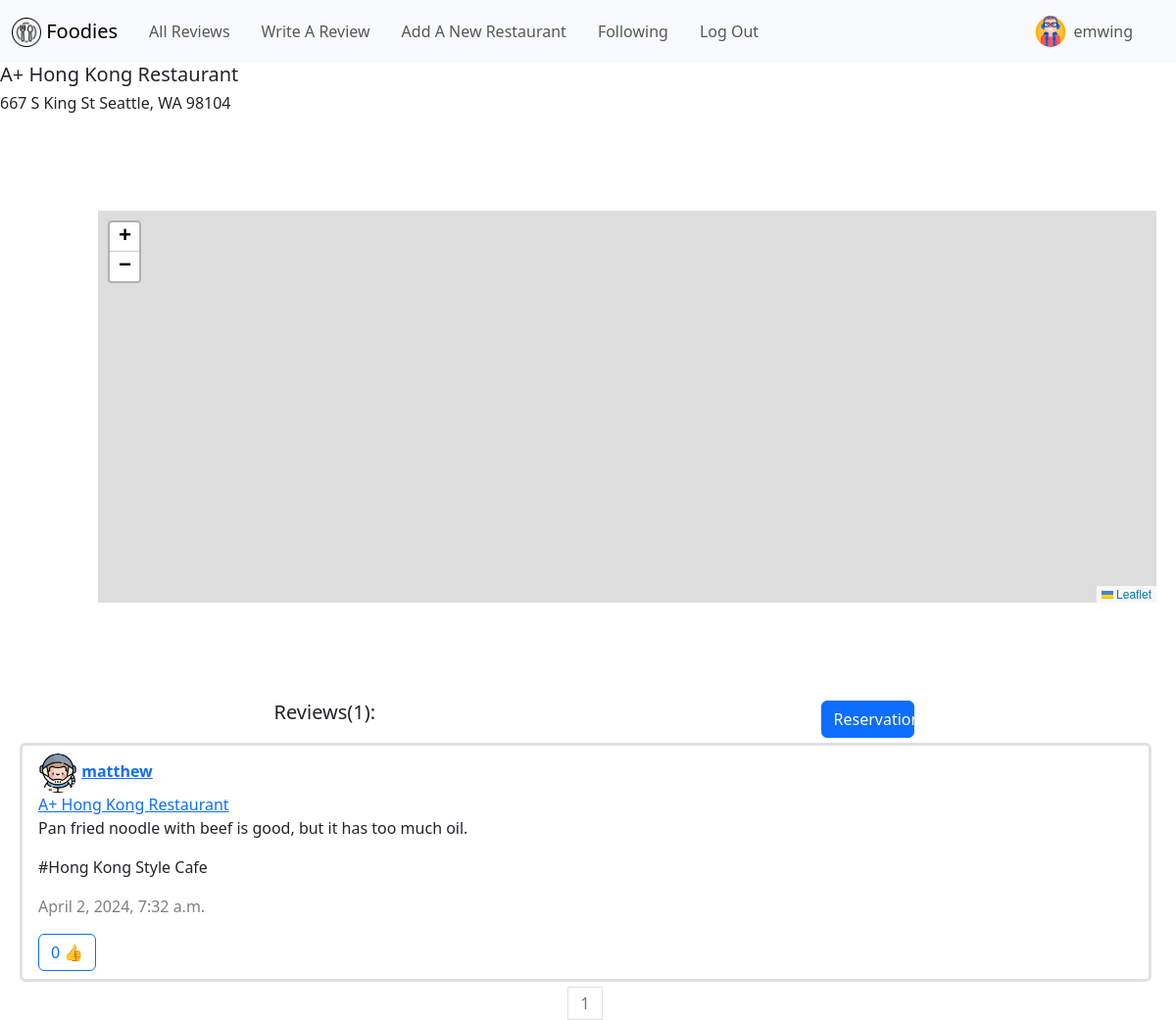
The page /restaurantProfile/20 (signed in) on the database its author committed.
### restaurant/models.py (models this page shows, shortened)
class User(AbstractUser):
    pass

class Profile(models.Model):
    user = models.OneToOneField(User, primary_key=True, on_delete=models.CASCADE)
    name = models.CharField(max_length=200, null=True)
    phone = models.CharField(max_length=200, null=True, blank=True)
    profile_pic = models.ImageField(default="profile.png")
    date_created = models.DateTimeField(auto_now_add=True, null=True)

class Restaurant(models.Model):
    category = models.ForeignKey(Category, on_delete=models.CASCADE, blank=True, null=True, related_name="category")
    name = models.CharField(max_length=200, blank=False)
    address = models.CharField(max_length=200, blank=False)
    owner = models.ForeignKey(User, on_delete=models.CASCADE, blank=True, null=True, related_name="owner")

class Post(models.Model):
    user = models.ForeignKey(User, on_delete=models.CASCADE, related_name="user")
    restaurant = models.ForeignKey(Restaurant, on_delete=models.CASCADE, related_name="restaurant")
    content = models.CharField(max_length=1000)
    timestamp = models.DateTimeField(auto_now_add=True)
    like = models.ManyToManyField(User, blank=True, related_name="likes")

class Category(models.Model):
    categoryType = models.CharField(max_length=64)

### restaurant/views.py (the view)
# urls.py: path("restaurantProfile/<int:restaurant_id>", views.restaurantProfile, name="restaurantProfile"),
@csrf_exempt
@login_required
def restaurantProfile(request, restaurant_id):
    posts = Post.objects.filter(restaurant=restaurant_id).order_by("id").reverse()
    p = Paginator(posts, 10)
    print(p.page_range)
    page_number = request.GET.get('page')
    if page_number == None:
        current_page = 1
    else:
        current_page = int(page_number)
    try:
        page_obj = p.get_page(page_number)
    except PageNotAnInteger:
        page_obj = p.page(1)
    except EmptyPage:
        page_obj = p.page(p.num_pages)
    restaurant = Restaurant.objects.get(pk=restaurant_id)
    geolocator = Nominatim(user_agent="restaurant")
    restaurant_address = geolocator.geocode(restaurant.address, timeout=200)
    return render(request, "restaurant/restaurantprofile.html", {
        "posts": posts,
        "page_obj": page_obj,
        "restaurant": restaurant,
        "current_page": current_page,
        "restaurant_address":restaurant_address,
    })

### restaurant/templates/restaurant/restaurantprofile.html (shortened to what this page needs)
{% extends "restaurant/layout.html" %}
{% load static %}
{% block body %}
    <div>
        <h5> {{ restaurant.name }} </h5>
        <h6> {{ restaurant.address }}</h6>
    </div>
    <div id="map-container">
        <div class="map" id="map"></div>
    </div>
    <div class="container">
        <div class="row d-flex justify-content-center">
            <h5 class="col-6">Reviews({{ posts.count }}):</h4>
            <a class="btn btn-primary col-1" role="button" href="{% url 'event_new' restaurant.id %}"> Reservation</a>
        </div>
    </div>
    <div id="posts-detail-view">
        <ul class="list-group">
            {% for post in page_obj.object_list %}
                <li class="list-group-item border-3" data-id="{{ post.id }}">
                    <img class"profile-pic" id="profile-pic" src="{{ post.user.profile.profile_pic.url }}"/>
                    <a href="{% url 'profile' post.user.id %}"><strong> {{ post.user }}</strong></a>
                    <br>
                    <a href="{% url 'restaurantProfile' post.restaurant.id %}"> {{post.restaurant.name }}</a>
                    <p id="post-text"> {{ post.content }} </p>
                    <p id="category"> #{{ post.restaurant.category.categoryType }}</p>
                    <p id="post-timestamp"> {{ post.timestamp }} </p>
                    {% if user in post.like.all %}
                        <button type="button" class="btn btn-outline-danger" id="like"> <span id="number"> {{ post.like.all.count }} </span> &#128077;</button>
                    {% else %}
                        <button type="button" class="btn btn-outline-primary" id="like"> <span id="number"> {{ post.like.all.count }} </span> &#128077;</button>
                    {% endif %}
                </li>
            {% endfor %}
        </ul>
    </div>
    <nav aria-label="Page navigation">
        <ul class="pagination d-flex justify-content-center">
            {% for page_number in page_obj.paginator.page_range %}
                {% if current_page == page_number %}
                    <li class="page-item disabled">
                        <a class="page-link" tabindex="-1" aria-disabled="true" href="?page={{page_number}}">{{page_number}}</a>
                    </li>
                {% else %}
                    <li class="page-item">
                        <a class="page-link" href="?page={{page_number}}">{{page_number}}</a>
                    </li>
                {% endif %}
            {% endfor %}
        </ul>
    </nav>
{% endblock %}

### restaurant/templates/restaurant/layout.html (shortened to what this page needs)
{% load static %}
<!DOCTYPE html>
<html lang="en">
    <head>
        <link href="{% static 'restaurant/styles.css' %}" rel="stylesheet">
        <link rel="stylesheet" href="https://stackpath.bootstrapcdn.com/bootstrap/4.4.1/css/bootstrap.min.css">
        <link href="https://cdn.jsdelivr.net/npm/bootstrap@5.3.3/dist/css/bootstrap.min.css" rel="stylesheet">
        <link rel="stylesheet" href="https://use.fontawesome.com/releases/v5.0.10/css/all.css">
        <link rel="stylesheet" href="https://unpkg.com/leaflet@1.9.4/dist/leaflet.css" />
        <link rel="stylesheet" href="https://unpkg.com/leaflet@1.2.0/dist/leaflet.css" />
        <link rel="stylesheet" href="https://unpkg.com/leaflet-routing-machine@latest/dist/leaflet-routing-machine.css" />
        <link rel="stylesheet" href="https://unpkg.com/leaflet-control-geocoder/dist/Control.Geocoder.css" />
    </head>
    <body>
        <body class="vh-100">
            <nav class="navbar navbar-expand-lg bg-light bg-body-tertiary">
                    <div class="container-fluid">
                        <a class="navbar-brand fs-5" href="{% url 'index' %}">
                            <img src="{% static "images/favicon.png" %}" alt="logo" width="30" height="30" class="d-inline-block align-text-top">
                            Foodies
                        </a>
                        <div class="sidebar offcanvas offcanvas-start" tabindex="-1" id="offcanvasNavbar" aria-labelledby="offcanvasNavbarLabel">
                            <div class="offcanvas-body">
                                <ul class="navbar-nav justify-content-start flex-grow-1 pe-3">
                                    {% if user.is_authenticated %}
                                        <li class="nav-item mx-2">
                                            <a class="nav-link" href="{% url 'index' %}">All Reviews</a>
                                        </li>
                                        <li class="nav-item mx-2">
                                            <a class="nav-link" href="{% url 'createReview' %}">Write A Review</a>
                                        </li>
                                        <li class="nav-item mx-2">
                                            <a class="nav-link" href="{% url 'new_restaurant' %}">Add A New Restaurant</a>
                                        </li>
                                        <li class="nav-item mx-2">
                                            <a class="nav-link" href="{% url 'following' %}">Following</a>
                                        </li>
                                        <li class="nav-item mx-2">
                                            <a class="nav-link" href="{% url 'logout' %}">Log Out</a>
                                        </li>
                                    {% endif %}
                                </ul>
                            </div>
                        </div>
                        {% if user.is_authenticated %}
                            <ul class="navbar-nav justify-content-end flex-grow-1 pe-3">
                                <li class="nav-item dropdown mx-2">
                                    <a
                                        class="nav-link dropdown-toggle d-flex align-items-center"
                                        href="{% url 'account' user.id %}"
                                        id="navbarDropdownMenuLink"
                                        role="button"
                                        data-bs-toogle="dropdown"
                                        aria-expanded="false"
                                    >   {% if user.profile.profile_pic.url %}
                                            <img
                                                src="{{ user.profile.profile_pic.url }}"
                                                class="rounded-circle mx-2"
                                                height="32"
                                                alt="Profile Picture"
                                                loading="Avatar"
                                            />
                                            {{ user.profile.name }}
                                        {% else %}
                                            {{ user.username }}
                                        {% endif %}
                                    </a>
                                </li>
                            </ul>
                        {% endif %}
                    </div>
              </nav>
        </body>
        <div class="body">
            {% block body %}
            {% endblock %}
        </div>
    </body>
</html>

### restaurant/static/restaurant/styles.css (style rules this page uses)
#like { margin: 0px 3px 0px 0px; }
.list-group-item { margin: 5px 20px; }
#post-timestamp { color: gray; }
#profile-pic { width: 40px; height:40px; border-radius: 50%; }
.map { z-index: 3; position: absolute; width: 600px; height: 600px; margin: 100px; }
body { height: 100%; }
html, body { height: 100%; }
.map { position: relative; width: 90%; height: 400px; top: 0; bottom: 0; }
.nav-link { position: relative; }
.nav-link::after { content: ''; opacity: 0; transition: all 0.2s; height: 2px; width: 100%; background-color: blue; position: absolute; bottom: 0; left: 0; }
ul { height: 100%; padding: 0px 5px 0px 20px; }
a { color: gray; }

### rows shown on the page
User: profile.profile_pic (picture), profile.name "emwing"
Restaurant: name "A+ Hong Kong Restaurant", address "667 S King St Seattle, WA 98104"
Post: user.profile.profile_pic (picture), user "matthew", restaurant.name "A+ Hong Kong Restaurant", content "Pan fried noodle with beef is good, but it has too much oil.", restaurant.category.categoryType "Hong Kong Style Cafe", timestamp "April 2, 2024, 7:32 a.m.", like.all.count "0"

### other values the page prints
{{ posts.count }} "1"
{{ page_number }} "1"
